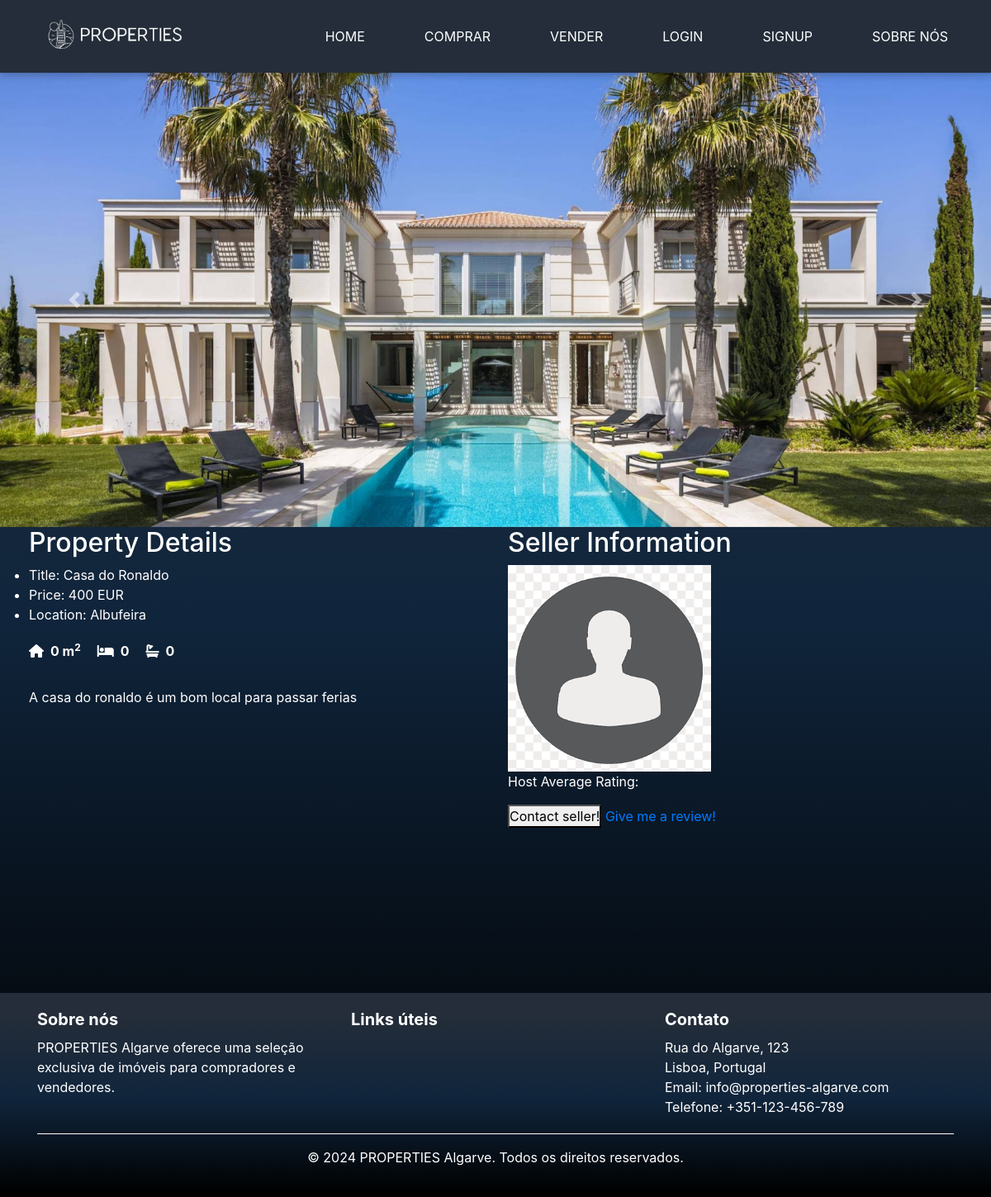
/comprar/3/, run on an earlier commit of the app's database.
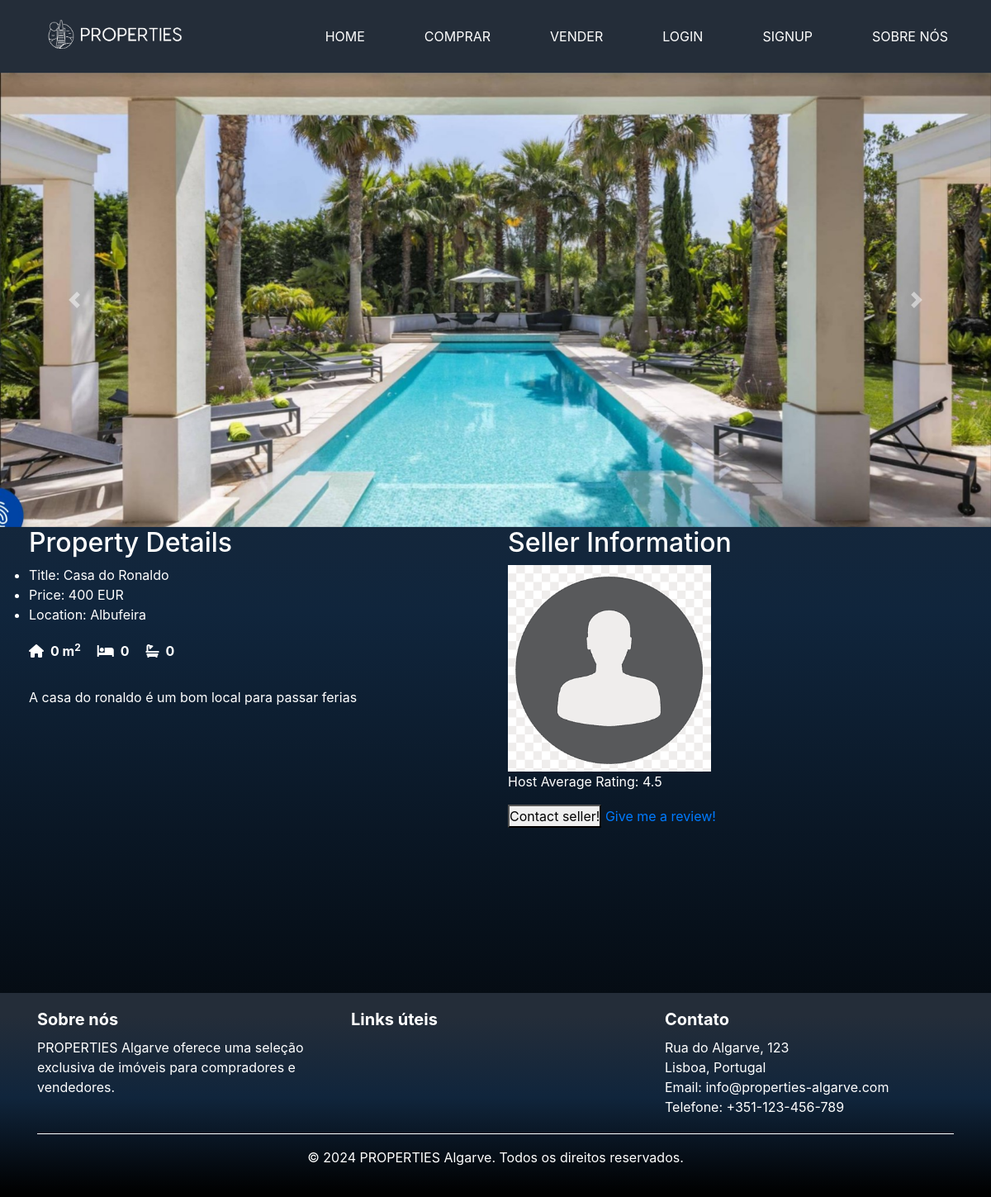
And on a later commit of the database.
### base/models.py (models this page shows)
class PropertyImage(models.Model):
    property = models.ForeignKey('Property', related_name='images', on_delete=models.CASCADE)
    image = models.ImageField(upload_to='property_images/')
    uploaded_at = models.DateTimeField(auto_now_add=True)

### base/views.py (the view)
# urls.py: path('comprar/<int:pk>/', views.property_details, name='property_detail'),
def property_details(request, pk):
    property_obj = get_object_or_404(Property, pk=pk)
    average_rating = Review.objects.filter(host=property_obj.host).aggregate(average=Avg('rating'))
    average = average_rating['average']
    if average is None:
        average = "Sem rating"
    context = {
        'property': property_obj,
        'average_rating': average
    }
    return render(request, 'property_details.html', context)

### templates/property_details.html (shortened to what this page needs)
{% extends 'main.html' %}
{% block content %}
<div id="propertyImagesCarousel" class="carousel slide" data-ride="carousel">
    <div class="carousel-inner">
        {% for image in property.images.all %}
        <div class="carousel-item {% if forloop.first %}active{% endif %}">
            <img src="{{ image.image.url }}" alt="{{ property.title }} Image {{ forloop.counter }}"
                 class="d-block w-100" style="max-height: 550px; object-fit: cover;">
        </div>
        {% endfor %}
    </div>
    <a class="carousel-control-prev" href="#propertyImagesCarousel" role="button" data-slide="prev">
        <span class="carousel-control-prev-icon" aria-hidden="true"></span>
    </a>
    <a class="carousel-control-next" href="#propertyImagesCarousel" role="button" data-slide="next">
        <span class="carousel-control-next-icon" aria-hidden="true"></span>
    </a>
</div>
<div class="row" style="color: white!important;">
    <div class="col-md-6" style="padding-left: 50px">
        <h2>Property Details</h2>
        <ul>
            <li>Title: {{ property.title }}</li>
            <li>Price: {{ property.price }} EUR</li>
            <li>Location: {{ property.location|capfirst }}</li>
            <div class="property-details" STYLE="color: white !important;">
                <p class="detail-item-white">
                    <i class="fa-solid fa-house"></i>
                    <strong> {{ property.area }} m<sup>2</sup> </strong>
                </p>
                <p class="detail-item-white">
                    <i class="fas fa-bed"></i>
                    <strong> {{ property.num_bedrooms }} </strong>
                </p>
                <p class="detail-item-white">
                    <i class="fas fa-bath"></i>
                    <strong> {{ property.num_bathrooms }} </strong>
                </p>
            </div>
        </ul>
        <p>{{ property.description }}</p>
    </div>
    <div class="col-md-6">
        <h2>Seller Information</h2>
            <img src="{{ property.host.profile_picture.url }}" alt="Host Picture" style="height: 250px">
        <p>Host Average Rating: {{ average_rating|floatformat:1 }}</p>
        <div>
            <button>Contact seller!</button>
            <a href="{% url 'create_review' property.host.id %}" class="button">Give me a review!</a>
        </div>
    </div>
</div>
{% endblock %}

What changed in the data, as far as the page shows it:
removed PropertyImage: image (picture)
now on this page (row unchanged): PropertyImage: image (picture)
Also different on the page:
{{ average_rating|floatformat:1 }}: (not shown) → "4.5"
